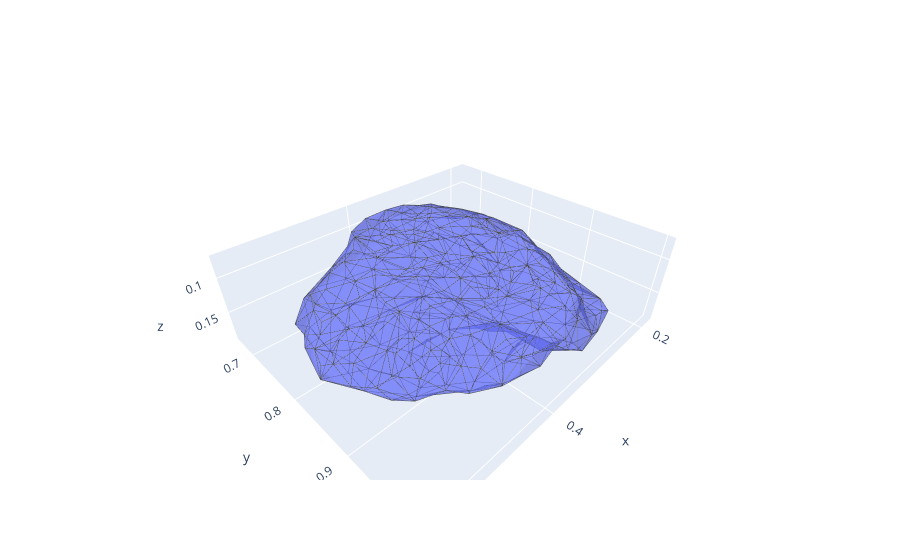

The cell this chart's notebook holds for it:
### Code cell
plot_hull = hull20

tri_points = plot_hull.vertices[plot_hull.faces]

#extract the lists of x, y, z coordinates of the triangle vertices and connect them by a line
Xe = []
Ye = []
Ze = []
for T in tri_points:
    Xe.extend([T[k%3][0] for k in range(4)]+[ None])
    Ye.extend([T[k%3][1] for k in range(4)]+[ None])
    Ze.extend([T[k%3][2] for k in range(4)]+[ None])
    
       
#define the trace for triangle sides
fig = go.Figure()
lines = go.Scatter3d(
                   x=Xe,
                   y=Ye,
                   z=Ze,
                   mode='lines',
                   name='',
                   line=dict(color= 'rgb(70,70,70)', width=1)) 

fig.add_trace(go.Mesh3d(x=plot_hull.vertices[:, 0], y=plot_hull.vertices[:, 1],z=plot_hull.vertices[:, 2], 
                        opacity=0.5,
                               i=plot_hull.faces[:, 0], j=plot_hull.faces[:, 1], k=plot_hull.faces[:, 2]))

fig.add_trace(lines)
fig.update_layout(template="plotly")

fig.update_layout(
            scene=dict(
                zaxis=dict(autorange="reversed")))

fig.show()

### Figure 1 — Plotly figure (JSON) as saved in the notebook; plotly's stock layout.template omitted (floating-point values rounded to 4 significant figures; data arrays with more than 128 entries replaced by an {"elided": "..."} marker saying what was removed)
{"data": [{"i": {"elided": "722 int values"}, "j": {"elided": "722 int values"}, "k": {"elided": "722 int values"}, "opacity": 0.5, "type": "mesh3d", "x": {"elided": "363 float values"}, "y": {"elided": "363 float values"}, "z": {"elided": "363 float values"}}, {"line": {"color": "rgb(70,70,70)", "width": 1}, "mode": "lines", "name": "", "type": "scatter3d", "x": {"elided": "3610 float values"}, "y": {"elided": "3610 float values"}, "z": {"elided": "3610 float values"}}], "layout": {"scene": {"zaxis": {"autorange": "reversed"}}}}
